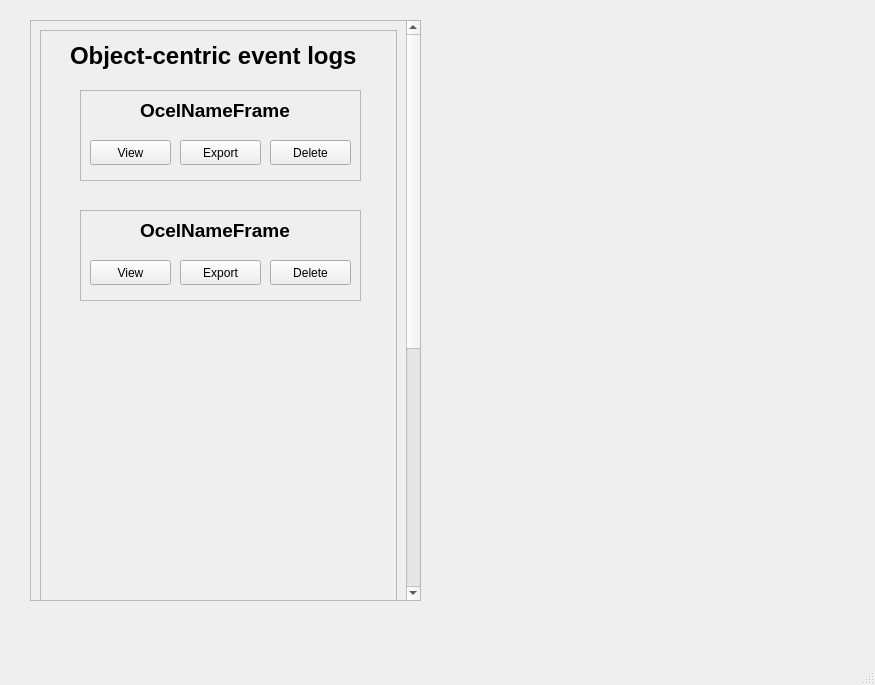
<?xml version="1.0" encoding="UTF-8"?>
<ui version="4.0">
 <class>MainWindow</class>
 <widget class="QMainWindow" name="MainWindow">
  <property name="geometry">
   <rect>
    <x>0</x>
    <y>0</y>
    <width>875</width>
    <height>685</height>
   </rect>
  </property>
  <property name="windowTitle">
   <string>MainWindow</string>
  </property>
  <widget class="QWidget" name="centralwidget">
   <widget class="QScrollArea" name="OCEL_list_scrollArea">
    <property name="geometry">
     <rect>
      <x>30</x>
      <y>20</y>
      <width>391</width>
      <height>581</height>
     </rect>
    </property>
    <property name="widgetResizable">
     <bool>true</bool>
    </property>
    <widget class="QWidget" name="scrollAreaWidgetContents_3">
     <property name="geometry">
      <rect>
       <x>0</x>
       <y>0</y>
       <width>375</width>
       <height>1018</height>
      </rect>
     </property>
     <layout class="QHBoxLayout" name="horizontalLayout_4">
      <item>
       <widget class="QFrame" name="OCEL_list_frame">
        <property name="minimumSize">
         <size>
          <width>0</width>
          <height>1000</height>
         </size>
        </property>
        <property name="frameShape">
         <enum>QFrame::StyledPanel</enum>
        </property>
        <property name="frameShadow">
         <enum>QFrame::Raised</enum>
        </property>
        <widget class="QFrame" name="OcelNameFrame_1">
         <property name="geometry">
          <rect>
           <x>40</x>
           <y>60</y>
           <width>281</width>
           <height>91</height>
          </rect>
         </property>
         <property name="frameShape">
          <enum>QFrame::StyledPanel</enum>
         </property>
         <property name="frameShadow">
          <enum>QFrame::Raised</enum>
         </property>
         <widget class="QLabel" name="label">
          <property name="geometry">
           <rect>
            <x>60</x>
            <y>10</y>
            <width>181</width>
            <height>21</height>
           </rect>
          </property>
          <property name="font">
           <font>
            <pointsize>14</pointsize>
            <weight>75</weight>
            <bold>true</bold>
           </font>
          </property>
          <property name="text">
           <string>OcelNameFrame</string>
          </property>
         </widget>
         <widget class="QPushButton" name="pushButton">
          <property name="geometry">
           <rect>
            <x>10</x>
            <y>50</y>
            <width>81</width>
            <height>25</height>
           </rect>
          </property>
          <property name="text">
           <string>View</string>
          </property>
         </widget>
         <widget class="QPushButton" name="pushButton_2">
          <property name="geometry">
           <rect>
            <x>100</x>
            <y>50</y>
            <width>81</width>
            <height>25</height>
           </rect>
          </property>
          <property name="text">
           <string>Export</string>
          </property>
         </widget>
         <widget class="QPushButton" name="pushButton_3">
          <property name="geometry">
           <rect>
            <x>190</x>
            <y>50</y>
            <width>81</width>
            <height>25</height>
           </rect>
          </property>
          <property name="text">
           <string>Delete</string>
          </property>
         </widget>
        </widget>
        <widget class="QLabel" name="label_3">
         <property name="geometry">
          <rect>
           <x>30</x>
           <y>10</y>
           <width>321</width>
           <height>31</height>
          </rect>
         </property>
         <property name="font">
          <font>
           <pointsize>18</pointsize>
           <weight>75</weight>
           <bold>true</bold>
          </font>
         </property>
         <property name="text">
          <string>Object-centric event logs</string>
         </property>
        </widget>
        <widget class="QFrame" name="OcelNameFrame_2">
         <property name="geometry">
          <rect>
           <x>40</x>
           <y>180</y>
           <width>281</width>
           <height>91</height>
          </rect>
         </property>
         <property name="frameShape">
          <enum>QFrame::StyledPanel</enum>
         </property>
         <property name="frameShadow">
          <enum>QFrame::Raised</enum>
         </property>
         <widget class="QLabel" name="label_4">
          <property name="geometry">
           <rect>
            <x>60</x>
            <y>10</y>
            <width>181</width>
            <height>21</height>
           </rect>
          </property>
          <property name="font">
           <font>
            <pointsize>14</pointsize>
            <weight>75</weight>
            <bold>true</bold>
           </font>
          </property>
          <property name="text">
           <string>OcelNameFrame</string>
          </property>
         </widget>
         <widget class="QPushButton" name="pushButton_4">
          <property name="geometry">
           <rect>
            <x>10</x>
            <y>50</y>
            <width>81</width>
            <height>25</height>
           </rect>
          </property>
          <property name="text">
           <string>View</string>
          </property>
         </widget>
         <widget class="QPushButton" name="pushButton_5">
          <property name="geometry">
           <rect>
            <x>100</x>
            <y>50</y>
            <width>81</width>
            <height>25</height>
           </rect>
          </property>
          <property name="text">
           <string>Export</string>
          </property>
         </widget>
         <widget class="QPushButton" name="pushButton_6">
          <property name="geometry">
           <rect>
            <x>190</x>
            <y>50</y>
            <width>81</width>
            <height>25</height>
           </rect>
          </property>
          <property name="text">
           <string>Delete</string>
          </property>
         </widget>
        </widget>
       </widget>
      </item>
     </layout>
    </widget>
   </widget>
  </widget>
  <widget class="QMenuBar" name="menubar">
   <property name="geometry">
    <rect>
     <x>0</x>
     <y>0</y>
     <width>875</width>
     <height>22</height>
    </rect>
   </property>
  </widget>
  <widget class="QStatusBar" name="statusbar"/>
 </widget>
 <resources/>
 <connections/>
</ui>
